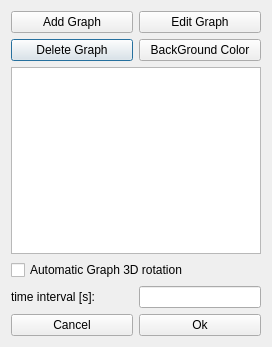
<?xml version="1.0" encoding="UTF-8"?>
<ui version="4.0">
 <class>Graph2D_Editor_gui</class>
 <widget class="QDialog" name="Graph2D_Editor_gui">
  <property name="geometry">
   <rect>
    <x>0</x>
    <y>0</y>
    <width>272</width>
    <height>347</height>
   </rect>
  </property>
  <property name="windowTitle">
   <string>Graph2D Editor</string>
  </property>
  <property name="windowIcon">
   <iconset resource="../mathgraphica.qrc">
    <normaloff>:/images/images/graf2d.png</normaloff>:/images/images/graf2d.png</iconset>
  </property>
  <layout class="QGridLayout" name="gridLayout">
   <item row="4" column="1">
    <widget class="QLineEdit" name="lineEdit_t_delta">
     <property name="sizePolicy">
      <sizepolicy hsizetype="Minimum" vsizetype="Fixed">
       <horstretch>0</horstretch>
       <verstretch>0</verstretch>
      </sizepolicy>
     </property>
    </widget>
   </item>
   <item row="4" column="0">
    <widget class="QLabel" name="label">
     <property name="sizePolicy">
      <sizepolicy hsizetype="Minimum" vsizetype="Fixed">
       <horstretch>0</horstretch>
       <verstretch>0</verstretch>
      </sizepolicy>
     </property>
     <property name="text">
      <string>time interval [s]:</string>
     </property>
    </widget>
   </item>
   <item row="2" column="0" colspan="2">
    <widget class="QTableWidget" name="tableWidget_graph2D_list"/>
   </item>
   <item row="1" column="0">
    <widget class="QPushButton" name="pushButton_delete">
     <property name="text">
      <string>Delete Graph</string>
     </property>
    </widget>
   </item>
   <item row="5" column="0">
    <widget class="QPushButton" name="pushButton_cancel">
     <property name="text">
      <string>Cancel</string>
     </property>
    </widget>
   </item>
   <item row="5" column="1">
    <widget class="QPushButton" name="pushButton_ok">
     <property name="text">
      <string>Ok</string>
     </property>
    </widget>
   </item>
   <item row="0" column="0">
    <widget class="QPushButton" name="pushButton_add">
     <property name="text">
      <string>Add Graph</string>
     </property>
    </widget>
   </item>
   <item row="1" column="1">
    <widget class="QPushButton" name="pushButton_backGndColor">
     <property name="text">
      <string>BackGround Color</string>
     </property>
    </widget>
   </item>
   <item row="0" column="1">
    <widget class="QPushButton" name="pushButton_edit">
     <property name="text">
      <string>Edit Graph</string>
     </property>
    </widget>
   </item>
   <item row="3" column="0" colspan="2">
    <widget class="QCheckBox" name="checkBox_automaticGraph3DRotation">
     <property name="text">
      <string>Automatic Graph 3D rotation</string>
     </property>
    </widget>
   </item>
  </layout>
 </widget>
 <tabstops>
  <tabstop>pushButton_ok</tabstop>
  <tabstop>pushButton_cancel</tabstop>
  <tabstop>pushButton_add</tabstop>
  <tabstop>pushButton_edit</tabstop>
  <tabstop>pushButton_delete</tabstop>
  <tabstop>pushButton_backGndColor</tabstop>
  <tabstop>tableWidget_graph2D_list</tabstop>
 </tabstops>
 <resources>
  <include location="../mathgraphica.qrc"/>
 </resources>
 <connections/>
</ui>
